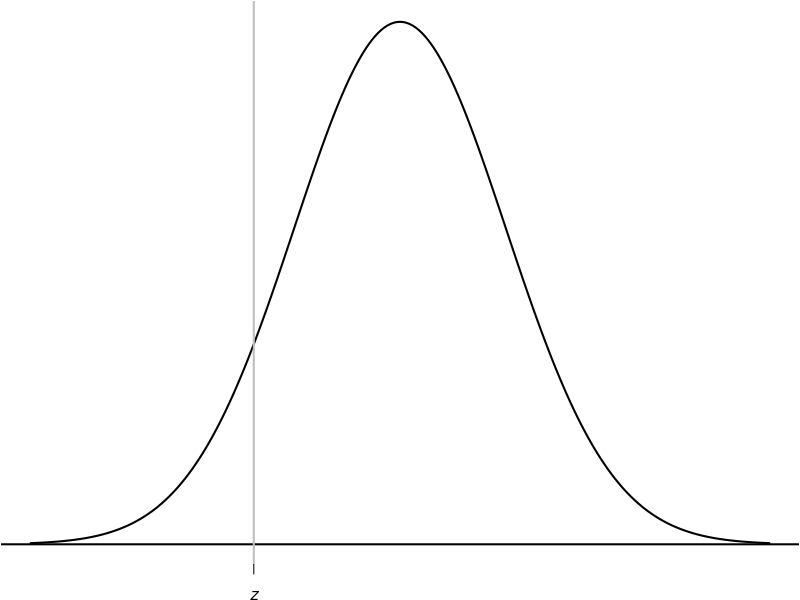

Generate this figure with R: (Note: this script raises an error after producing the figure.)
## ---- chunk 1
par(mar = c(1.8, 
            0.05, 
            0.05, 
            0.05))
delta <- 0.01
z <- seq(-3.5, 3.5, 
         by = delta)
zy <- dnorm(z)

zval <- -1.385 # Add the last digit 5 so shading works. Really, z = -1.38

plot( zy ~ z,
      lwd = 2,
      type = "l",
      xlab = "",
      ylab = "",
      axes = FALSE)
#axis(side=1, at=-3:3)
axis(side = 1, 
     at = zval, 
     label = expression(italic(z)))
abline(h = 0, 
       lwd = 2)

abline(v = zval, 
       lwd = 2, 
       col = "grey")

xshade <- c(  seq(min(z), 
                  zval, 
                  by =  delta),
              seq(zval, 
                  min(z), 
                  by = -delta) )
yshade <- c( rep(0, length(xshade)/2),
             rev(zy[ z < zval]) )
            
polygon( xshade, 
         yshade, 
         col = plot.colour)

arrows(x0 = -2.5, 
       y0 = max(zy)/2,
       x1 = -1.8, 
       y1 = 0.05, 
       angle = 15,
       length = 0.1)
text(-2.5, max(zy)/2, 
     "Area",
     pos = 3)
## ---- chunk 2
z1 <- c( z1n <- seq(-3.5, 0, 
                    by = 0.1), 
         z1p <- seq(0, 3.5, 
                    by = 0.1))  # As zero gets two rows: pos and neg
z2 <- seq(0.00, 0.09, 
          by = 0.01)

Ztab <- array( dim = c(length(z1), 
                       length(z2)) )  

colnames(Ztab) <- paste("$", sprintf("%.2f", z2), "$")
rownames(Ztab) <- paste("$", sprintf("%.1f", z1), "$")
rownames(Ztab)[length(z1n)] <- "$-0.0$"
rownames(Ztab)[length(z1n)+1] <- "$0.0$"

zero.count <- 0
for (i in 1:length(z1)){
  
  if ( z1[i] > 0 ){
    Ztab[i, ] <- pnorm( z1[i] + z2 )
  } 
  if ( z1[i] == 0 ){
    if (zero.count == 0 ){ # The first zero row: negative 0.00
      zero.count <- zero.count + 1 
      Ztab[i, ] <- pnorm( z1[i] - z2 )
      
    } else {               # The second zero row: positive 0.00
      Ztab[i, ] <- pnorm( z1[i] + z2 )
    }
  }
  if ( z1[i] < 0 ){
    Ztab[i, ] <- pnorm( z1[i] - z2 )
  }
}

## ---- chunk 3
ZtabNeg <-  formatC( Ztab[1: length(z1n), ], # For small values, that otherwise end up in sci notation
                     format = "f",
                     digits = 4)   

if( knitr::is_latex_output()) {
   kable(surroundMaths(ZtabNeg,
                       decDigits = 4),
        format = "latex",
        #caption = "The probability that the area is less than the value of $z$ that is looked up",
        digits = 4,
        #longtable = TRUE,
        escape = FALSE,
        linesep = c("", "", "", "", "\\vspace{3pt}"),
        align = "r",
        booktab = TRUE) %>%
      kable_styling(font_size = 7)        

}
## ---- chunk 4
par(mar = c(1.8, 
            0.05, 
            0.05, 
            0.05))
delta <- 0.01
z <- seq(-3.5, 3.5, 
         by = delta)
zy <- dnorm(z)

zval <- 1.875 # Add the last digit 5 so shading works. Really, z = 1.87

plot( zy ~ z,
      lwd = 2,
      type = "l",
      xlab = "",
      ylab = "",
      axes = FALSE)
#axis(side=1, at=-3:3)
axis(side = 1, 
     at = zval, 
     label = expression( italic(z) ) )
abline(h = 0, 
       lwd = 2)

abline(v = zval, 
       lwd = 2, 
       col = "grey")

xshade <- c(  seq(min(z), 
                  zval, 
                  by = delta),
              seq(zval, 
                  min(z), 
                  by = -delta) )
yshade <- c( rep(0, length(xshade)/2),
             rev(zy[ z<zval]) )
            
polygon( xshade, yshade, 
         col = plot.colour)

arrows(-2.5, 
       max(zy)/2,
       0, 
       max(zy)/2, 
       angle = 15,
       length = 0.1)
text(-2.5, max(zy)/2, 
     "Area",
     pos = 3)
## ---- chunk 5
ZtabPos <- formatC( Ztab[ (length(z1n) + 1): length(z1), ],
                    format = "f",
                    digits = 4)

if( knitr::is_latex_output() ) {

   kable(surroundMaths(ZtabPos,
                       decDigits = 4),
        format = "latex",
        #caption = "The probability that the area is less than the value of $z$ that is looked up",
        digits = 4,
#        longtable = TRUE,
        escape = FALSE,
        linesep = c("", "", "", "", "\\vspace{3pt}"),
        align = "r",
        booktab = TRUE) %>%
      kable_styling(font_size = 7)
}
